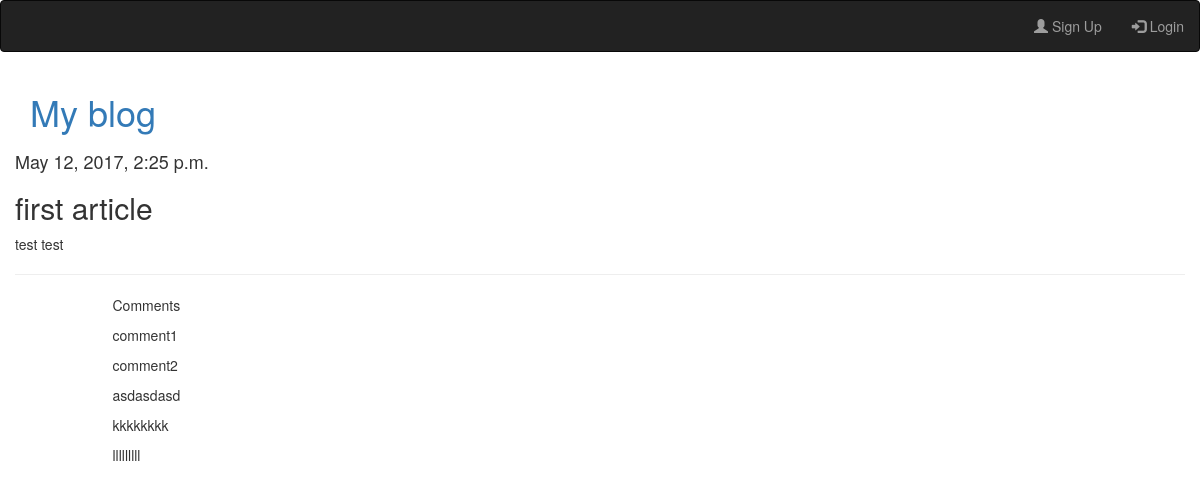
The app's page /basicview/articles/get/1/ with its own data.
### article/models.py (models this page shows)
class Article(models.Model):
    class Meta:
        db_table = "article"
    article_title = models.CharField(max_length=200)
    article_text = models.TextField()
    article_date = models.DateTimeField()
    article_likes = models.IntegerField(default=0)

class Comments(models.Model):
    class Meta:
        db_table = "comments"
    comments_text = models.TextField()
    comments_article = models.ForeignKey(Article)

### article/views.py (the view)
# urls.py: url(r'^articles/get/(?P<article_id>\d+)/$', views.article),
def article(request, article_id=1):
    print("hello!!!")
    comment_form = CommentForm
    args = {}
    args.update(csrf(request))
    args['article'] = Article.objects.get(id=article_id)
    args['comments'] = Comments.objects.filter(comments_article_id=article_id)
    args['form'] = comment_form
    args['username'] = auth.get_user(request).username
    return render(request, 'article.html', args)

### article/templates/article.html (shortened to what this page needs)
{% extends 'base.html' %}
{% block article %}
<h4>{{ article.article_date }}</h4>
<h2>{{ article.article_title }}</h2>
<p>{{ article.article_text }}</p>
<hr>
    <div class="col-lg-offset-1">
        <p>Comments</p>
        {% for comment in comments %}
            <p>{{ comment.comments_text }}</p>
        {% endfor %}
    </div>
{% endblock %}

### records on screen
Article: article_date "May 12, 2017, 2:25 p.m.", article_title "first article", article_text "test test"
Comments: comments_text "comment1"
Comments: comments_text "comment2"
Comments: comments_text "asdasdasd"
Comments: comments_text "kkkkkkkk"
Comments: comments_text "lllllllll"
